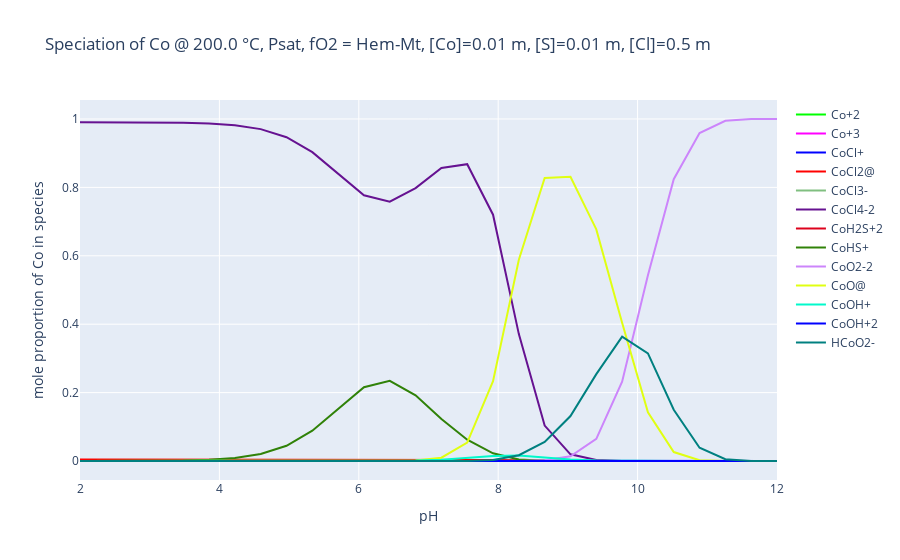
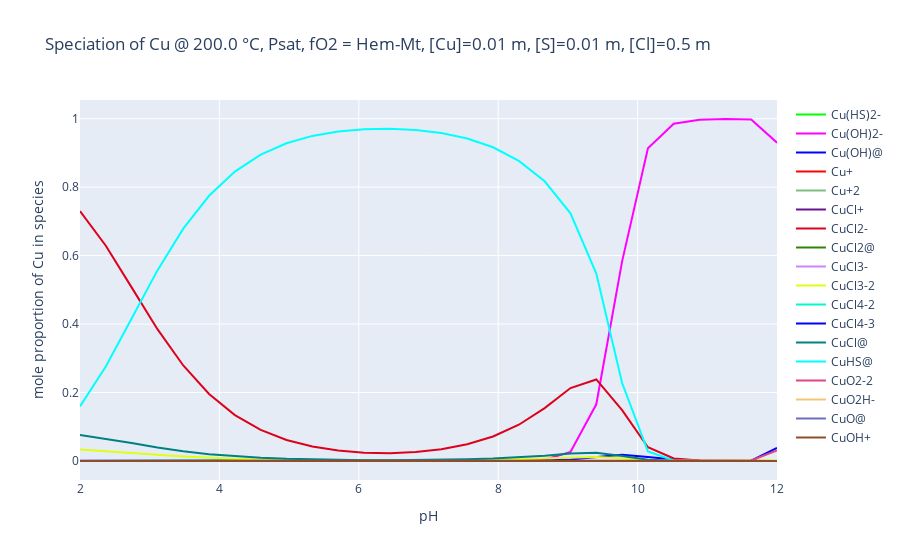
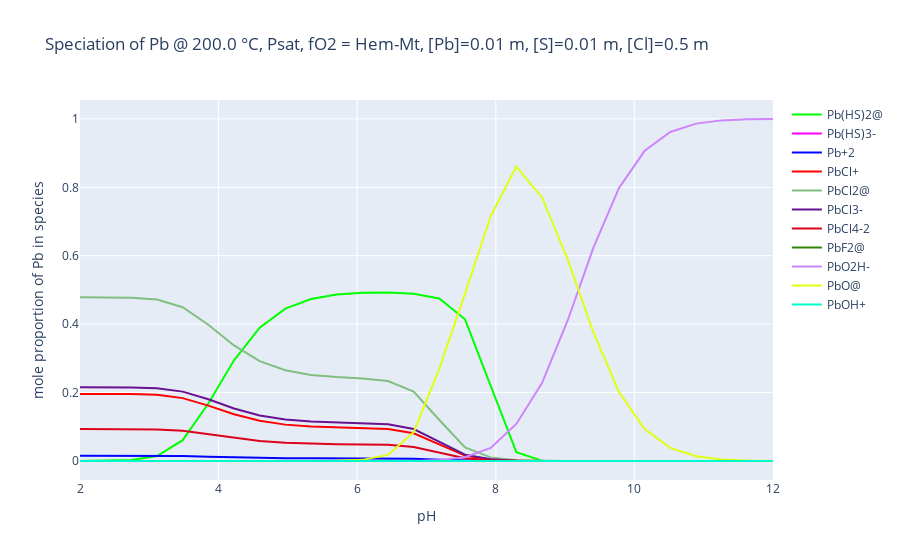
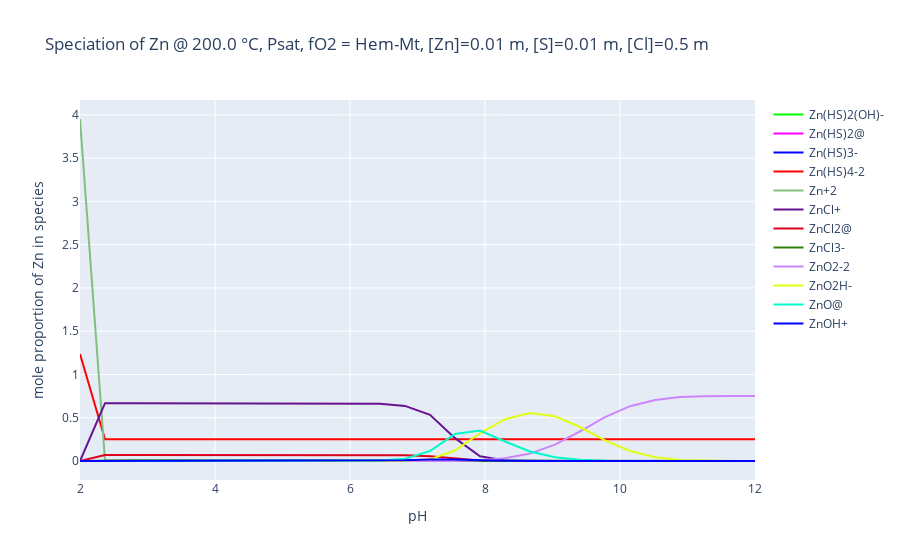

Notebook source saved alongside these figures, in order:
### Markdown cell above
Plot speciation for each metal!

### Code cell
for metal in metals: 
    fig = go.Figure()
    for specie in species_amounts[metal]: 
        fig.add_trace(go.Scatter(
            x=pH_values, 
            y=species_amounts[metal][specie], 
            line_color=species_colors[metal][specie], 
            name=specie))

    # format layout
    fig.update_layout(title=f"Speciation of {metal} @ {temperature-273.15} °C, Psat, fO2 = Hem-Mt, [{metal}]={metal_concentration} m, [S]={S_concentration} m, [Cl]={Cl_concentration} m",
                    xaxis_title="pH", 
                    yaxis_title=f"mole proportion of {metal} in species"
    )
    fig.show()
